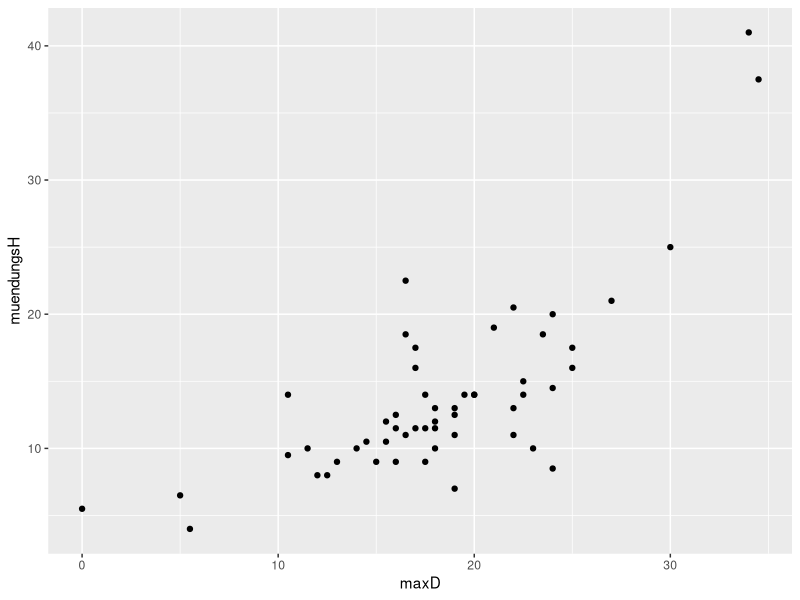
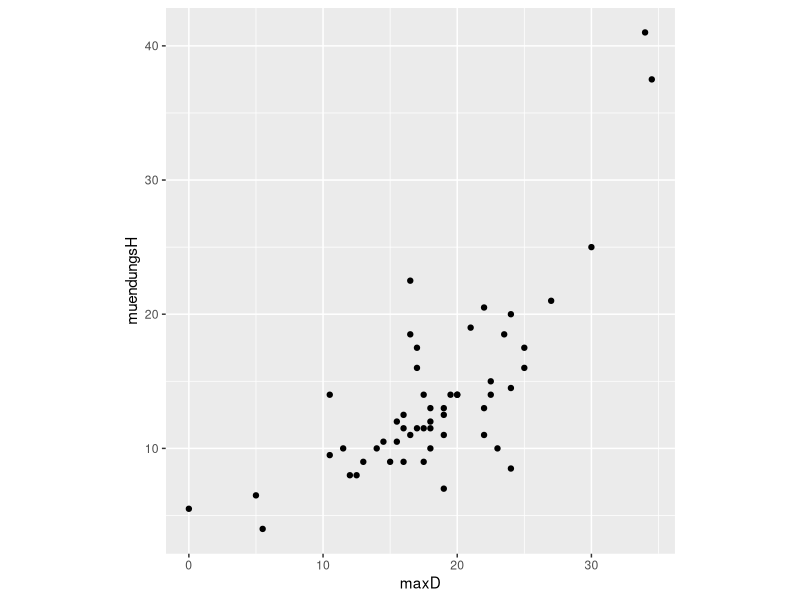
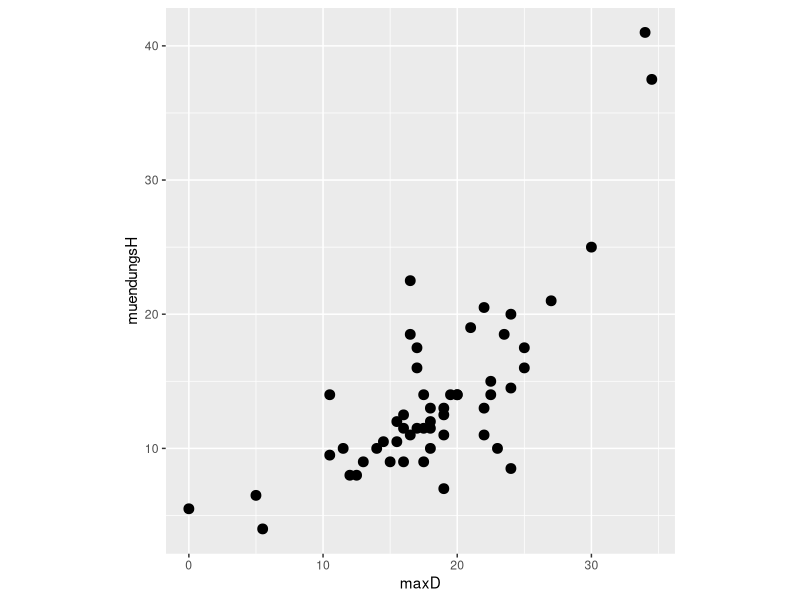
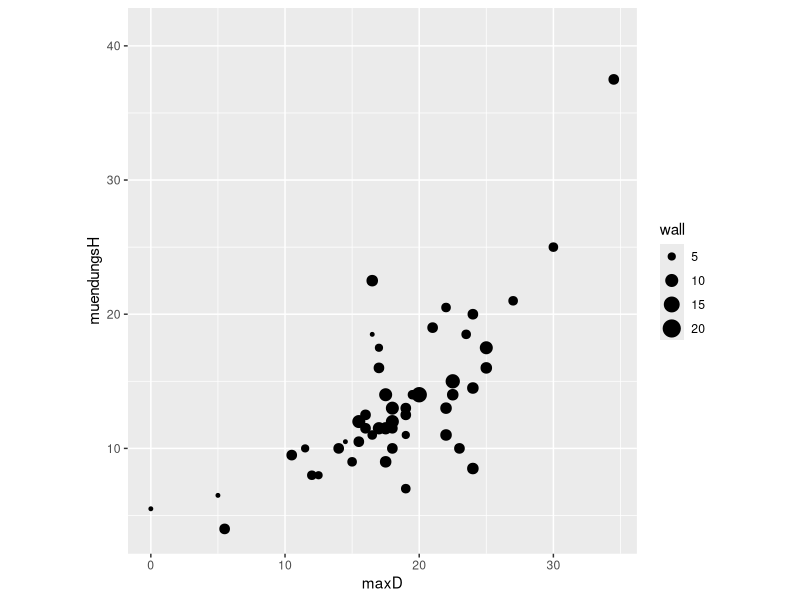
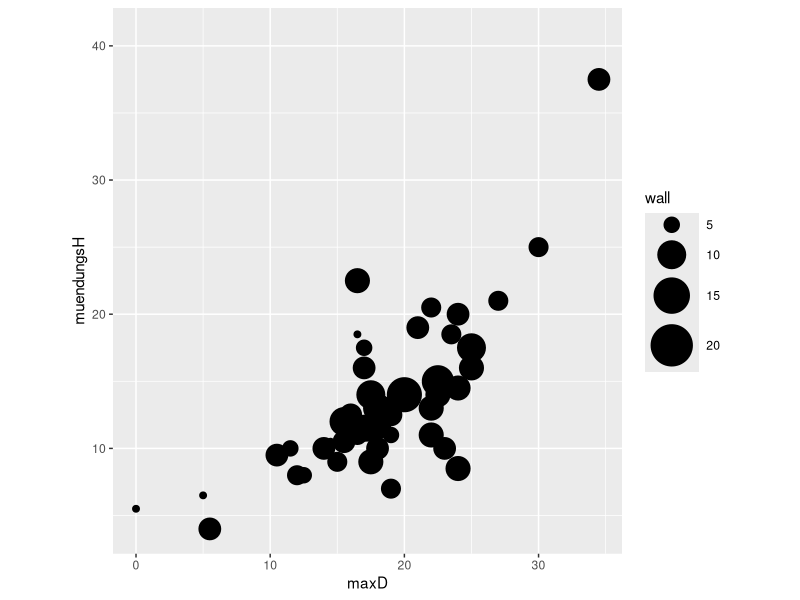
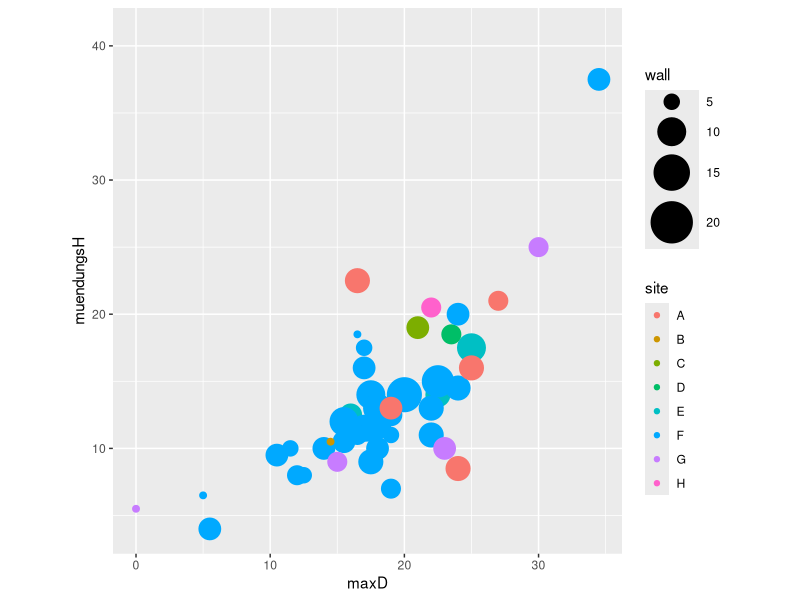
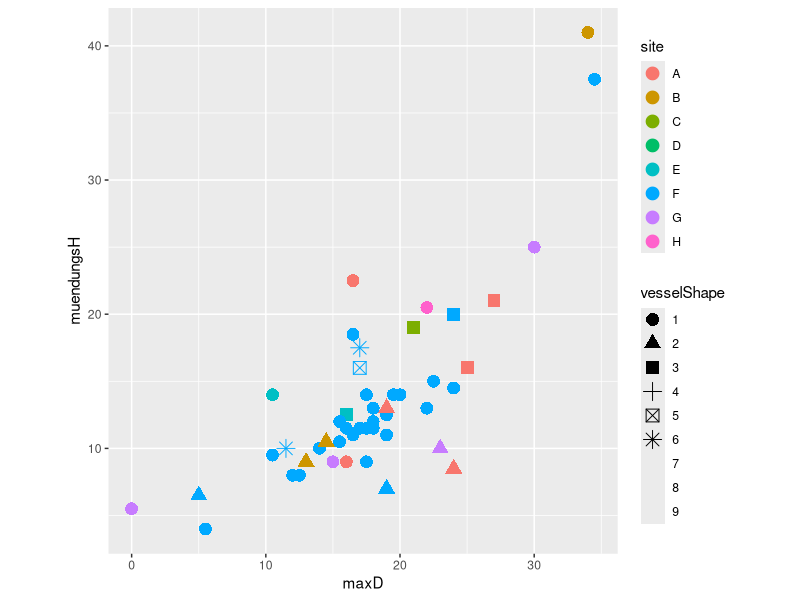
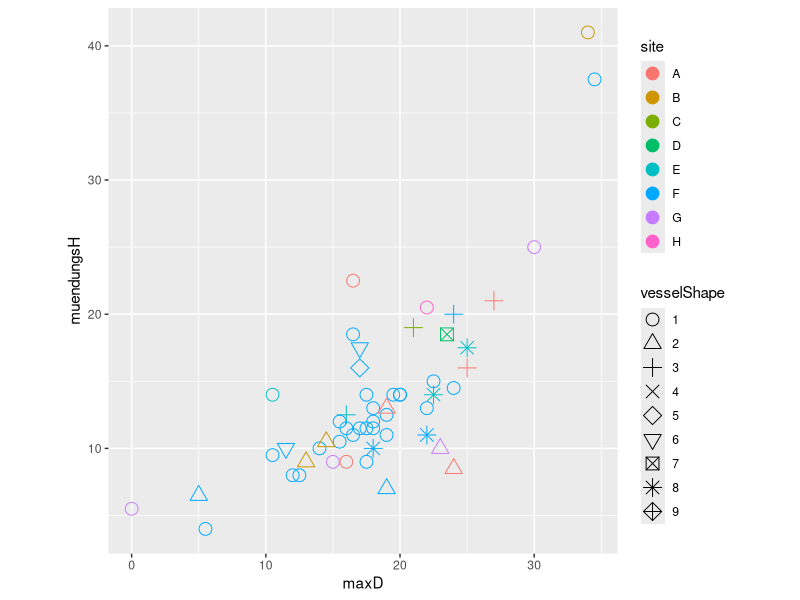

Reproduce these figures in R, in order.
## ---- chunk 1
library(ggplot2)
## ---- chunk 2
df <- read.csv("downloads/r-tut/data/AtlantPottery.csv", sep = '\t')
## ---- chunk 3
as.factor(df$size) -> df$size
as.factor(df$vesselShape) -> df$vesselShape
df$feature_simple <- as.factor(ifelse(df$feature != "surface", "excavation", "surface"))
## ---- chunk 4
ggplot(df, aes(x = maxD, y = muendungsH)) + 
  geom_point()
## ---- chunk 5
ggplot(df, aes(x = maxD, y = muendungsH)) + 
  geom_point() + 
  coord_equal()
## ---- chunk 6
ggplot(df, aes(x = maxD, y = muendungsH)) + 
  geom_point(size = 3) + 
  coord_equal()
## ---- chunk 7
ggplot(df, aes(x = maxD, y = muendungsH, size = wall)) + 
  geom_point() + 
  coord_equal()
## ---- chunk 8
ggplot(df, aes(x = maxD, y = muendungsH, size = wall)) + 
  geom_point() + 
  coord_equal() + 
  scale_size_continuous(range = c(2,15))
## ---- chunk 9
ggplot(df, aes(x = maxD, y = muendungsH, size = wall, color = site)) + 
  geom_point() + 
  coord_equal() + 
  scale_size_continuous(range = c(2,15))
## ---- chunk 10
ggplot(df, aes(x = maxD, y = muendungsH, color = site, shape = vesselShape)) + 
  geom_point(size = 4) + 
  coord_equal()
## ---- chunk 11
ggplot(df, aes(x = maxD, y = muendungsH, color = site, shape = vesselShape)) + 
  geom_point(size = 4) + 
  coord_equal() + 
  scale_shape_manual(values = 1:(1+length(unique(df$vesselShape))))
## ---- chunk 12
ggplot(df, aes(x = maxD, y = muendungsH, color = site, shape = vesselShape)) + 
  geom_point(size = 4) + 
  coord_equal() + 
  scale_shape_manual(values = 1:(1+length(unique(df$vesselShape)))) + 
  facet_wrap(~ feature_simple)
## ---- chunk 13
ggplot(df, aes(
  x = maxD, 
  y = muendungsH, 
  color = site, 
  shape = vesselShape)
  ) + 
  geom_point(size = 4) + 
  coord_equal() + 
  scale_shape_manual(values = 1:(1+length(unique(df$vesselShape)))) + 
  facet_wrap(~ feature_simple) + 
  theme(legend.direction ="horizontal",legend.position = "bottom")
